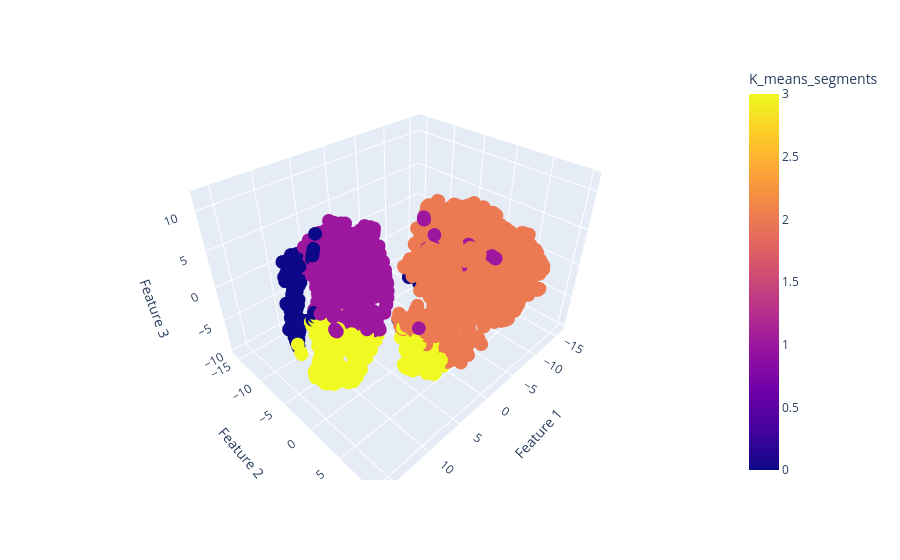

This figure's notebook cell:
### Code cell
# visualizing the final cluster using t-SNE 3D
# plotting a 3D scatterplot
fig = px.scatter_3d(tsne_3d_data, x='Feature 1', y='Feature 2', z='Feature 3',color='K_means_segments')
fig.show()

### Figure 1 — Plotly figure (JSON) as saved in the notebook; plotly's stock layout.template omitted (floating-point values rounded to 4 significant figures; data arrays with more than 128 entries replaced by an {"elided": "..."} marker saying what was removed)
{"data": [{"hovertemplate": "Feature 1=%{x}<br>Feature 2=%{y}<br>Feature 3=%{z}<br>K_means_segments=%{marker.color}<extra></extra>", "legendgroup": "", "marker": {"color": {"elided": "3151 int values"}, "coloraxis": "coloraxis", "symbol": "circle"}, "mode": "markers", "name": "", "scene": "scene", "showlegend": false, "type": "scatter3d", "x": {"elided": "3151 float values"}, "y": {"elided": "3151 float values"}, "z": {"elided": "3151 float values"}}], "layout": {"coloraxis": {"colorbar": {"title": {"text": "K_means_segments"}}, "colorscale": [[0, "#0d0887"], [0.1111, "#46039f"], [0.2222, "#7201a8"], [0.3333, "#9c179e"], [0.4444, "#bd3786"], [0.5556, "#d8576b"], [0.6667, "#ed7953"], [0.7778, "#fb9f3a"], [0.8889, "#fdca26"], [1, "#f0f921"]]}, "legend": {"tracegroupgap": 0}, "margin": {"t": 60}, "scene": {"domain": {"x": [0, 1], "y": [0, 1]}, "xaxis": {"title": {"text": "Feature 1"}}, "yaxis": {"title": {"text": "Feature 2"}}, "zaxis": {"title": {"text": "Feature 3"}}}}}
